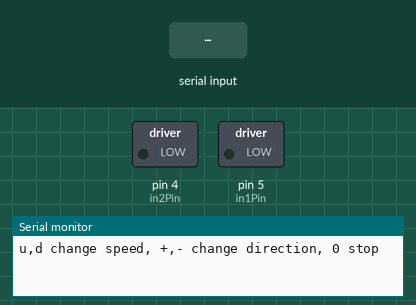
Recording of a sketch running on a simulated Arduino Uno, built with avr-gcc and run on an emulated ATmega328P. Shown: switched loads named in the sketch (green lamp = pin HIGH), the last lines printed to the serial monitor. The inputs (shaded band) are chosen by the test bench.

Above: at 1.2 s.
1.3 s: "+" received over Serial
At 2.5 s:
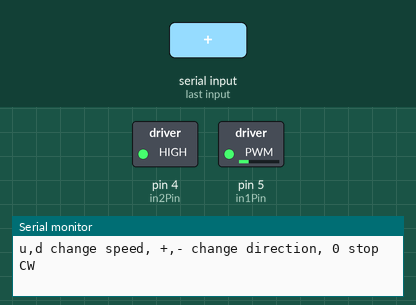
2.8 s: "-" received over Serial
At 3.8 s:
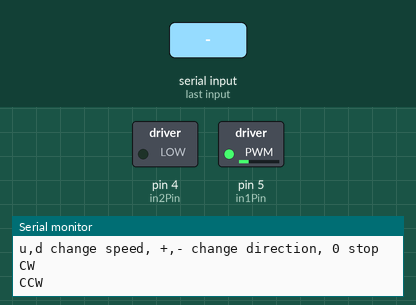
4.3 s: "u" received over Serial
At 5.0 s:
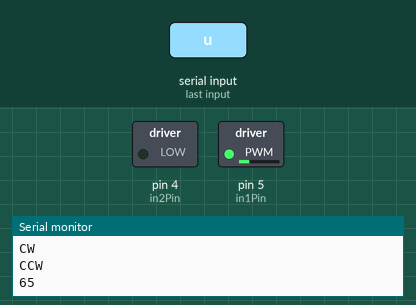
5.8 s: "+" received over Serial
At 6.1 s:
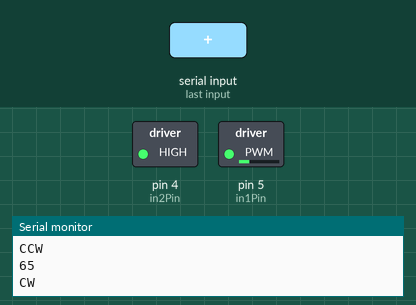
7.3 s: "d" received over Serial
At 8.5 s:
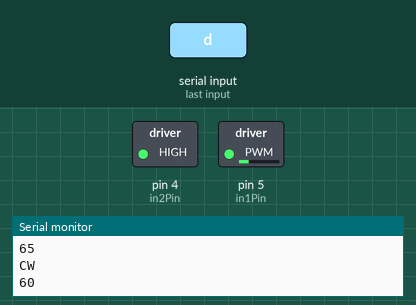
Timing chart, 0 to 9.8 s (numbered marks = the images above; inputs shaded):
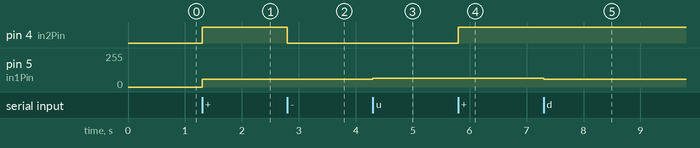

The sketch:

cartMotor.ino
```cpp
const int in1Pin=5; // pwm speed
const int in2Pin=4; // direction
int maxSpeed;
int minSpeed;
int cartSpeed;

void setup() {
  Serial.begin(9600);
  pinMode(in1Pin,OUTPUT);
  pinMode(in2Pin,OUTPUT);
  Serial.println("u,d change speed, +,- change direction, 0 stop");
  maxSpeed=80;
  minSpeed=50;
  cartSpeed=60;
}

void loop() {
  if (Serial.available()) {
    char ch = Serial.read();
    if (ch=='+') {
      Serial.println("CW");
      analogWrite(in1Pin,cartSpeed);
      digitalWrite(in2Pin,HIGH);
    }
    else if (ch=='-'){
      Serial.println("CCW");
      analogWrite(in1Pin,cartSpeed);
      digitalWrite(in2Pin,LOW);
    }
    else if (ch=='u') {
      cartSpeed+=5;
      if (cartSpeed>maxSpeed) {
        cartSpeed=maxSpeed;
      }
      analogWrite(in1Pin,cartSpeed);
      Serial.println(cartSpeed);
    }
    else if (ch=='d') {
      cartSpeed-=5;
      if (cartSpeed<minSpeed) {
        cartSpeed=minSpeed;
      }
      analogWrite(in1Pin,cartSpeed);
      Serial.println(cartSpeed);
    }
    else {
      Serial.println("Stop");
      analogWrite(in1Pin,0);
      digitalWrite(in2Pin,LOW);
    }
  }
}
```

Measured:
- after the input at 1.3 s, pin 4 (in2Pin): LOW → HIGH at once; pin 5 (in1Pin): 0/255 → 60/255 at once
- after the input at 2.8 s, pin 4 (in2Pin): HIGH → LOW at once
- after the input at 4.3 s, pin 5 (in1Pin): 60/255 → 65/255 at once
- after the input at 5.8 s, pin 4 (in2Pin): LOW → HIGH at once
- after the input at 7.3 s, pin 5 (in1Pin): 65/255 → 60/255 at once
